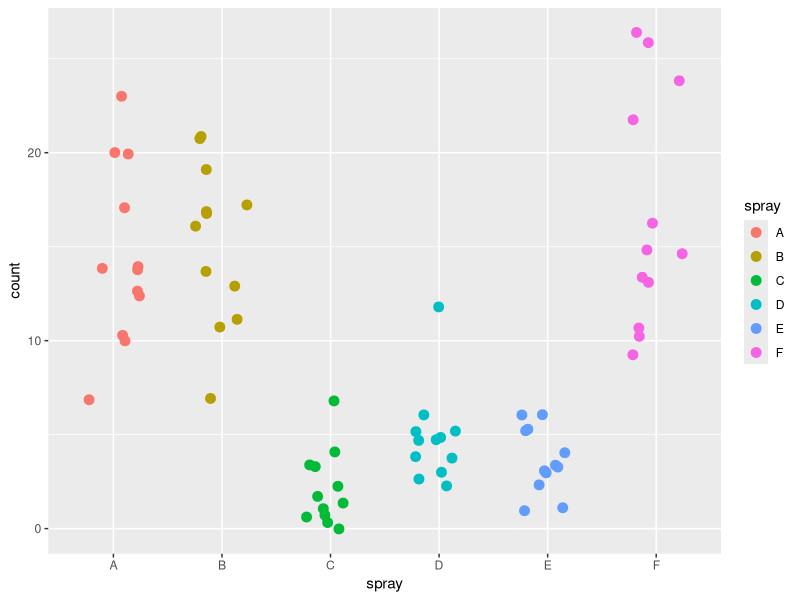
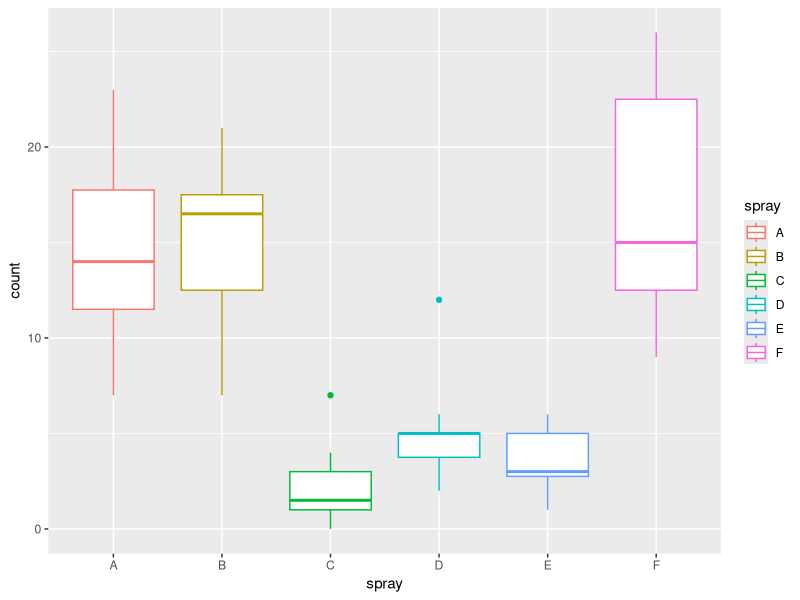
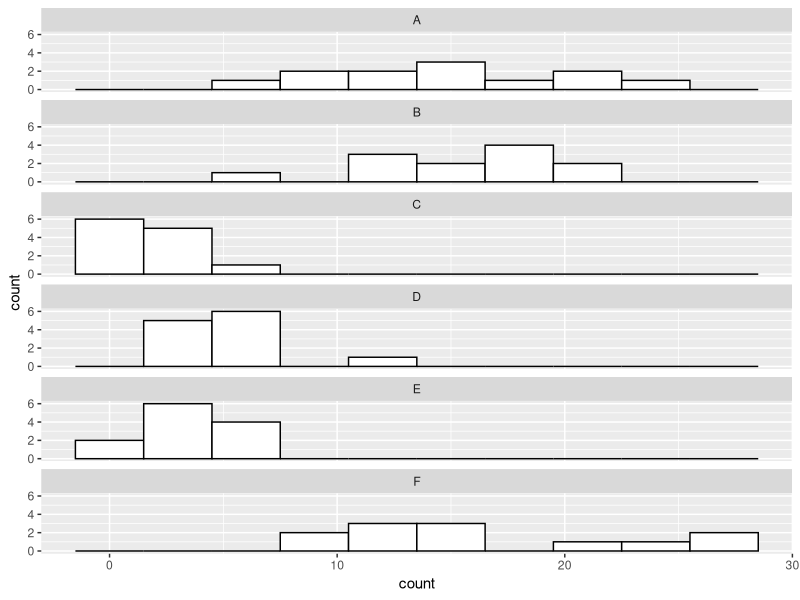
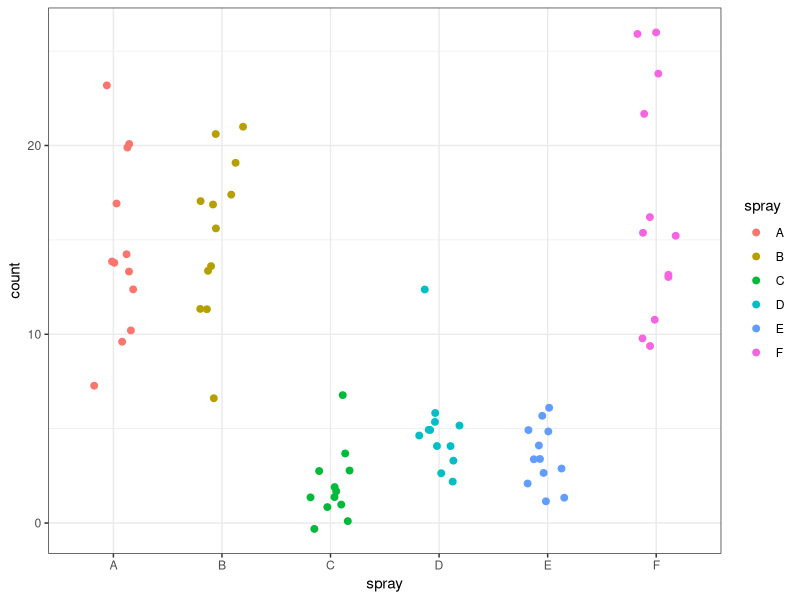
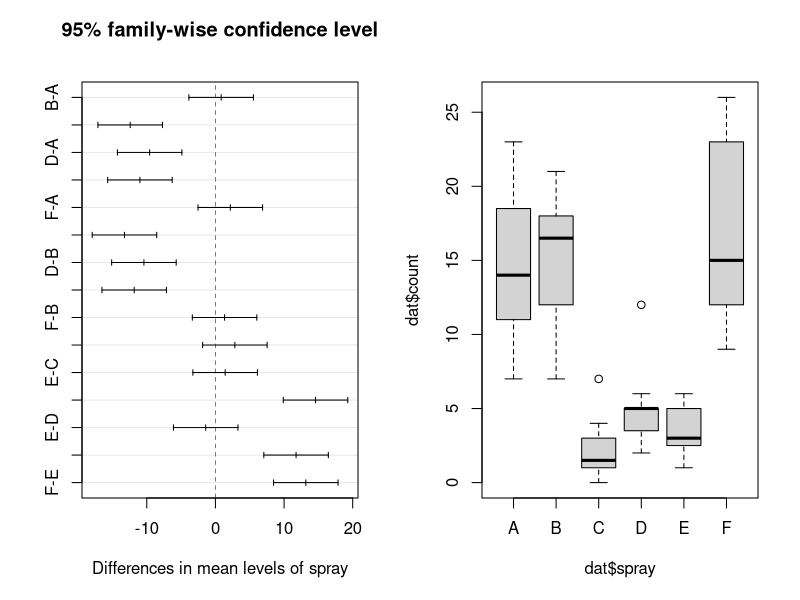
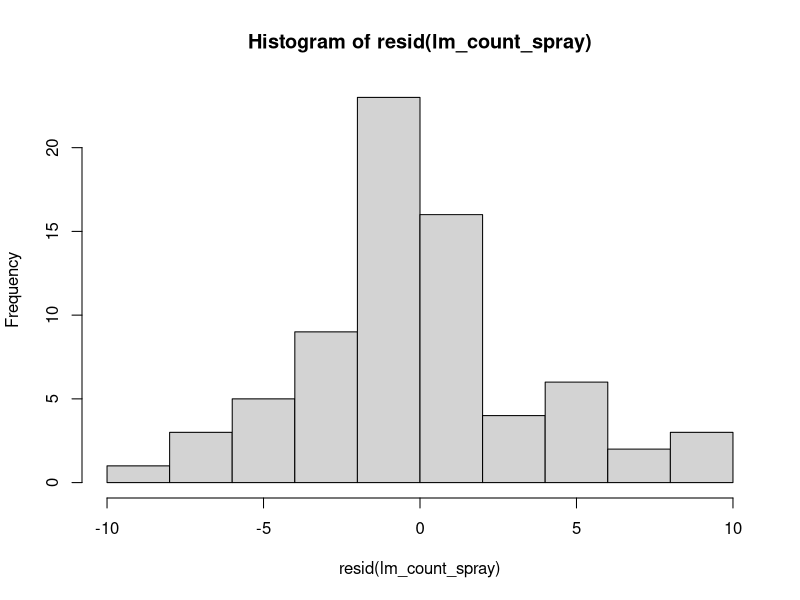
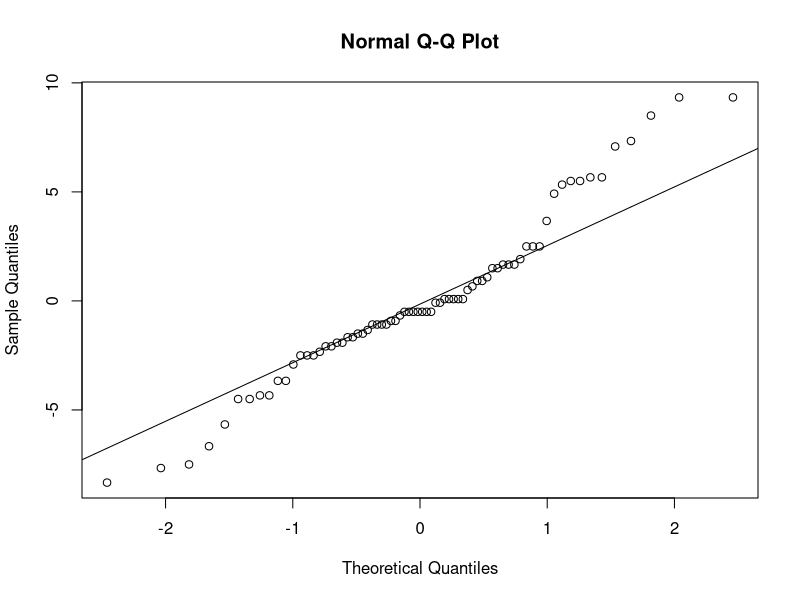
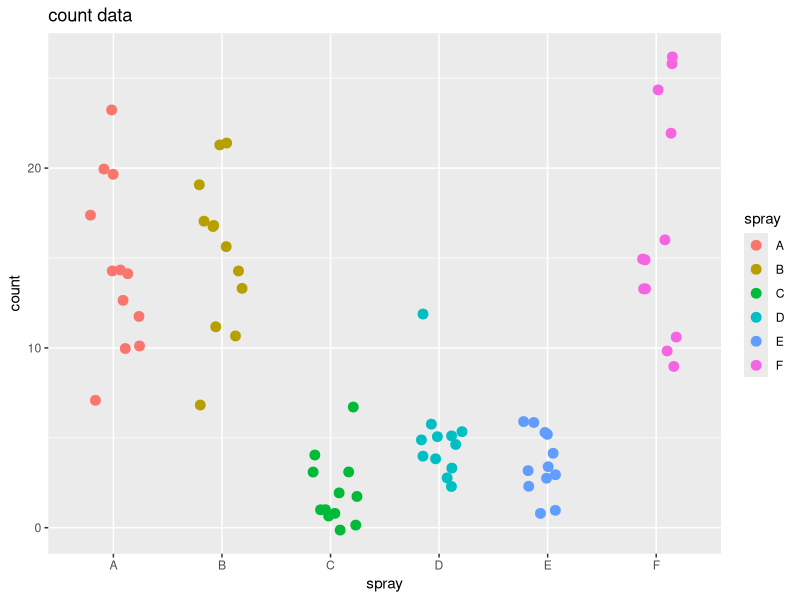

Generate these figures, in order, with R:
# CREATION DATE 10 Nov 2016
# MODIFIED DATE 17 Nov 2016

# AUTHOR: full name, e-mail address

# PURPOSE: 
# One-way ANOVA Example
# (1) Visualize data
# (2) Assess model assumptions
# (3) run a One-way ANOVA and interpret ANOVA table
# (4) multiple comparison tests
# (5) Alternatives when assumptions not met 



###################
#  data are from an agricultural experiment in which six different insect sprays were tested in many different fields
dat<-InsectSprays
head(dat)
str(dat)

# use the table function to count the number of data points (rows in your table) 
# for each categorical variable (spray type)
table(dat$spray)

# load ggplot2 package
require(ggplot2)
# individual value plot by group, jittered
ggplot(dat, aes(x=spray, y=count, col=spray)) +
  geom_jitter(width=.25, size=3)

# boxplots by group
ggplot(dat, aes(x=spray, y=count, col=spray)) +
  geom_boxplot()

# histograms faceted by group
ggplot(dat, aes(count)) +
  geom_histogram(binwidth = 3, fill="white", col="black")+
  facet_wrap(~spray, ncol = 1)

# cacluate summary statistics
?tapply
tapply(dat$count, dat$spray, mean)
tapply(dat$count, dat$spray, sd)
tapply(dat$count, dat$spray, summary)

# advanced use dplyr package
require(dplyr)
dat %>% 
  group_by(spray) %>% 
  summarise (median_count=median(count), mean_count = mean(count), sd_count = sd(count))


# run levene's test of equal variances among groups using leveneTest function in car package
library(car) # this will generate an error if "car" has not been installed
leveneTest(y=dat$count, group=dat$spray)


#########
# create linear model object for a one-way anova:
# Does the type of insect spray effect the count of insects?
lm_count_spray<-lm(count ~ spray, data = dat)
lm_count_spray
# use anova function to display ANOVA table results
anova(lm_count_spray)


#########
# display means
tapply(dat$count, dat$spray, mean)
# summary function will show parameter estiamtes (group means in one-way ANOVA context)
summary(lm_count_spray)
# note estimates are relative to intercept value (arbitrarily the first level of categorical variable in data)
# BUT, each test is typically not something of interest (i.e., do not use those results for one-way ANOVA)


# Individual value plots + 95% CI for each group
ggplot(dat, aes(y=count, x=spray, col = spray)) +
  stat_summary(fun.data="mean_cl_normal", mapping = aes(group = spray), geom = "crossbar", width = 0.2, col="black", fill = "gray") +
  geom_jitter(width=0.2, size = 2) +
  theme_bw()
# !!! BUT  - if data have outliers or are heavily skewed, 95%CIs will not be accurate/valid, especially if sample size small.

#########
# Tukey Honestly Significant Difference test
# implemented in the base R as the default post hoc test 

TukeyHSD(aov(lm_count_spray)) 
## !!! compare p adj with p-values in summary results 
#(see how pairwise comparisons with A, p-value adjusted upwards in Tukey HSD)

# TukeyHSD runs all possible pairwise tests by default
# but the more tests, the more conservative each test becomes 
# (i.e., more p-value is adjusted, so the more "diffifcult" it is to find sig difference)
# plot, use boxplot (since it is easy to plot) to compare differences
par(mfrow=c(1,2))
plot(TukeyHSD(aov(lm_count_spray)))
boxplot(dat$count ~ dat$spray)
dev.off() # reset par, so next plot is single plot in plot window

# Additional code I found online to add letters indicating significant pairwise differences to a ggplot
# http://rcompanion.org/rcompanion/d_05.html


# also can look at residules the same way we did for the linear regression model
# can use to assess normality assumption
hist(resid(lm_count_spray))
qqnorm(resid(lm_count_spray))
qqline(resid(lm_count_spray))



## If ANOVA assumptions are not met - here are some options:

#####
# this function can run a one-way ANOVA with a Welch correction if variances not equal (like corrected version of 2 sample t-test)
oneway.test(count ~ spray, data=dat) 
# however output information is limited and cannot run post hoc tests using it

#####
# run nonparametric version of one-way ANOVA:  Kruskal-Wallis Test
kruskal.test(count ~ spray, data = dat)

##############
#sqrt transform count (use sqrt instead of log10 because data has 0's, and very strong transformation is not necessary)
dat$count_sqrt<- sqrt(dat$count)

## plot untransformed and transformed data to compare
# plot untransformed data to look at variability in transformed response variable
ggplot(dat, aes(x=spray, y=count, col=spray)) +
  geom_jitter(width=.25, size=3) + 
  labs(title = "count data") 
# plot data to look at variability in transformed response variable
ggplot(dat, aes(x=spray, y=count_sqrt, col=spray)) +
  geom_jitter(width=.25, size=3) + 
  labs(title = "sqrt transformed count data")

# calculate sd for each group, compare sd for sqrt transformed data
tapply(dat$count_sqrt, dat$spray, sd) # check if largest > 2*smallest?
# run levene's test again with transformed data
leveneTest(y=dat$count_sqrt, group=dat$spray)

# run linear model with tranformed response variable
lm_count_sqrt_spray<-lm(count_sqrt ~ spray, data = dat)
lm_count_sqrt_spray
anova(lm_count_sqrt_spray)
